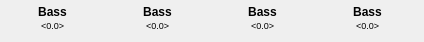
   <widget class="QWidget" name="valPage23">
    <widget class="QLabel" name="val22">
     <property name="geometry">
      <rect>
       <x>110</x>
       <y>18</y>
       <width>95</width>
       <height>15</height>
      </rect>
     </property>
     <property name="font">
      <font>
       <pointsize>7</pointsize>
      </font>
     </property>
     <property name="text">
      <string>&lt;0.0&gt;</string>
     </property>
     <property name="alignment">
      <set>Qt::AlignCenter</set>
     </property>
    </widget>
    <widget class="QLabel" name="val24Title">
     <property name="geometry">
      <rect>
       <x>320</x>
       <y>4</y>
       <width>95</width>
       <height>15</height>
      </rect>
     </property>
     <property name="font">
      <font>
       <weight>75</weight>
       <bold>true</bold>
      </font>
     </property>
     <property name="styleSheet">
      <string notr="true"/>
     </property>
     <property name="frameShape">
      <enum>QFrame::NoFrame</enum>
     </property>
     <property name="text">
      <string>Bass</string>
     </property>
     <property name="alignment">
      <set>Qt::AlignCenter</set>
     </property>
     <property name="margin">
      <number>0</number>
     </property>
    </widget>
    <widget class="QLabel" name="val21">
     <property name="geometry">
      <rect>
       <x>5</x>
       <y>18</y>
       <width>95</width>
       <height>15</height>
      </rect>
     </property>
     <property name="font">
      <font>
       <pointsize>7</pointsize>
      </font>
     </property>
     <property name="text">
      <string>&lt;0.0&gt;</string>
     </property>
     <property name="alignment">
      <set>Qt::AlignCenter</set>
     </property>
    </widget>
    <widget class="QLabel" name="val23Title">
     <property name="geometry">
      <rect>
       <x>215</x>
       <y>4</y>
       <width>95</width>
       <height>15</height>
      </rect>
     </property>
     <property name="font">
      <font>
       <weight>75</weight>
       <bold>true</bold>
      </font>
     </property>
     <property name="styleSheet">
      <string notr="true"/>
     </property>
     <property name="frameShape">
      <enum>QFrame::NoFrame</enum>
     </property>
     <property name="text">
      <string>Bass</string>
     </property>
     <property name="alignment">
      <set>Qt::AlignCenter</set>
     </property>
     <property name="margin">
      <number>0</number>
     </property>
    </widget>
    <widget class="QLabel" name="val22Title">
     <property name="geometry">
      <rect>
       <x>110</x>
       <y>4</y>
       <width>95</width>
       <height>15</height>
      </rect>
     </property>
     <property name="font">
      <font>
       <weight>75</weight>
       <bold>true</bold>
      </font>
     </property>
     <property name="styleSheet">
      <string notr="true"/>
     </property>
     <property name="frameShape">
      <enum>QFrame::NoFrame</enum>
     </property>
     <property name="text">
      <string>Bass</string>
     </property>
     <property name="alignment">
      <set>Qt::AlignCenter</set>
     </property>
     <property name="margin">
      <number>0</number>
     </property>
    </widget>
    <widget class="QLabel" name="val21Title">
     <property name="geometry">
      <rect>
       <x>5</x>
       <y>4</y>
       <width>95</width>
       <height>15</height>
      </rect>
     </property>
     <property name="font">
      <font>
       <weight>75</weight>
       <bold>true</bold>
      </font>
     </property>
     <property name="styleSheet">
      <string notr="true"/>
     </property>
     <property name="frameShape">
      <enum>QFrame::NoFrame</enum>
     </property>
     <property name="text">
      <string>Bass</string>
     </property>
     <property name="alignment">
      <set>Qt::AlignCenter</set>
     </property>
     <property name="margin">
      <number>0</number>
     </property>
    </widget>
    <widget class="QLabel" name="val23">
     <property name="geometry">
      <rect>
       <x>215</x>
       <y>18</y>
       <width>95</width>
       <height>15</height>
      </rect>
     </property>
     <property name="font">
      <font>
       <pointsize>7</pointsize>
      </font>
     </property>
     <property name="text">
      <string>&lt;0.0&gt;</string>
     </property>
     <property name="alignment">
      <set>Qt::AlignCenter</set>
     </property>
    </widget>
    <widget class="QLabel" name="val24">
     <property name="geometry">
      <rect>
       <x>320</x>
       <y>18</y>
       <width>95</width>
       <height>15</height>
      </rect>
     </property>
     <property name="font">
      <font>
       <pointsize>7</pointsize>
      </font>
     </property>
     <property name="text">
      <string>&lt;0.0&gt;</string>
     </property>
     <property name="alignment">
      <set>Qt::AlignCenter</set>
     </property>
    </widget>
   </widget>
